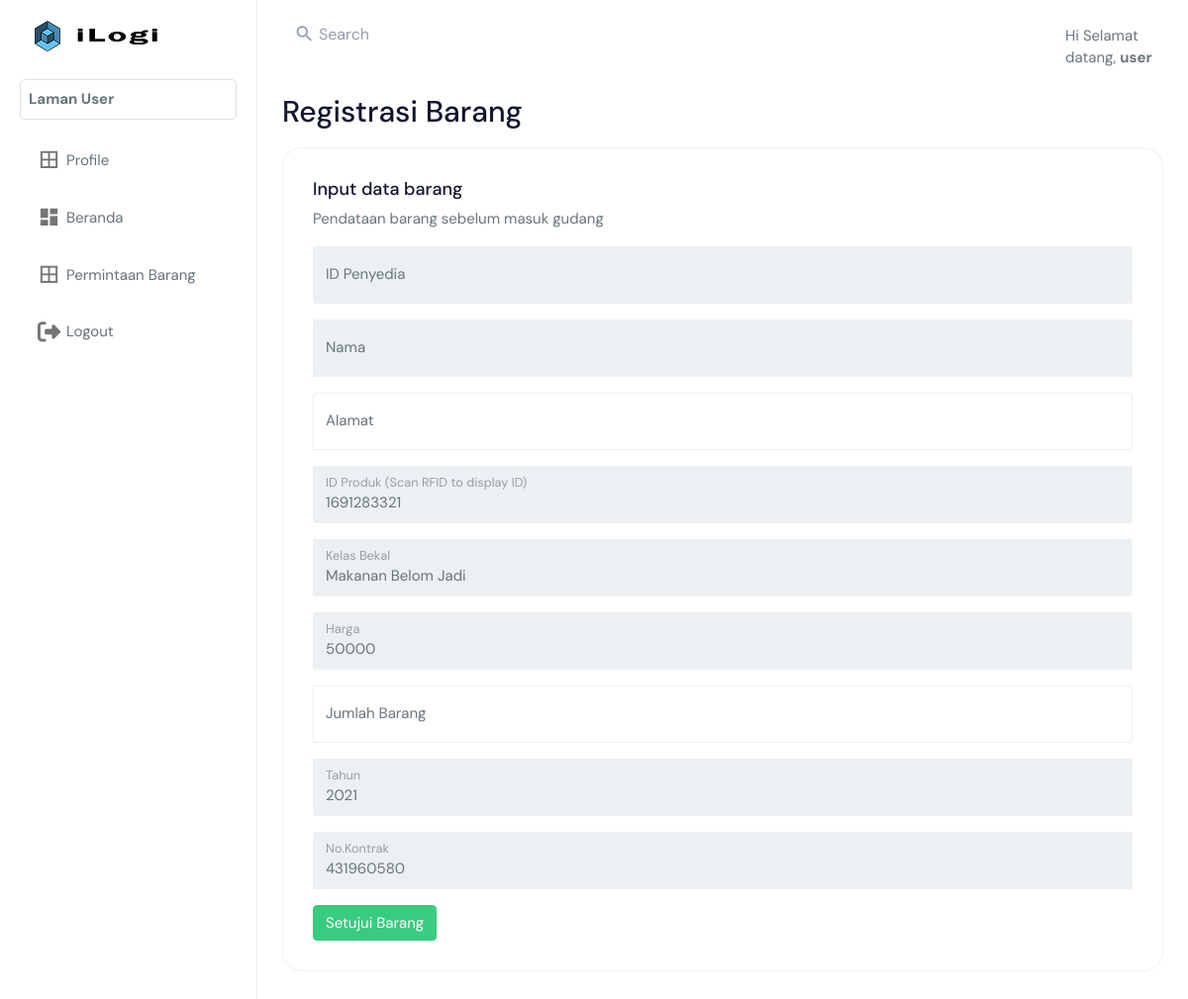
The page /index.php?page=user/requestbarang.php&id=1691283321 (signed in) on the database its author committed.
### tables this page shows
CREATE TABLE `barang` (
  `id_barang` varchar(11) NOT NULL,
  `id_penyedia` int(11) NOT NULL,
  `nama_gudang` varchar(250) NOT NULL,
  `kelas_bekal` varchar(250) NOT NULL,
  `harga_bekal` int(11) NOT NULL,
  `jumlah_bekal` int(11) NOT NULL,
  `tahun_produksi` int(11) NOT NULL,
  `no_kontrak` int(11) NOT NULL,
  `status_barang` bit(1) NOT NULL,
  `status` bit(1) NOT NULL,
  `created_at` timestamp NOT NULL DEFAULT current_timestamp(),
  `updated_at` timestamp NOT NULL DEFAULT current_timestamp() ON UPDATE current_timestamp()
);

### user/requestbarang.php (the view, shortened to what this page needs)
<?php
    include 'database.php';
    $id_barang = isset($_GET['id']) ? $_GET['id'] : false;
    $produk = mysqli_query($koneksi, "SELECT * FROM barang LEFT JOIN penyedia_barang ON penyedia_barang.id_penyedia = barang.id_penyedia WHERE id_barang = $id_barang");
	$p = mysqli_fetch_object($produk);
?>
<body>
    <div class="page-wrapper">
        <div class="container-fluid">
            <div class="row">
                <div class="col-12">
                    <h1 text-align="center" style="margin:2% 0% 2% 0%">Registrasi Barang</h1>
                    <div class="card">
                        <div class="card-body">
                            <h4>Input data barang</h4>
                            <p>Pendataan barang sebelum masuk gudang</p>
                                <form class="" action="" method="POST">
                                <div class="form-floating mb-3">
										<input name="id_penyedia" class="form-control" id="id_penyedia" placeholder=" " value="<?php echo $p->id_penyedia ?>" required readonly>
										<label for="id_penyedia">ID Penyedia</label>
									</div>
                                    <div class="form-floating mb-3">
										<input type="text" name="nama_penyedia" class="form-control" id="nama_penyedia" placeholder=" " value="<?php echo $p->nama_penyedia ?>" required readonly>
										<label for="nama_penyedia">Nama</label>
									</div>
                                    <div class="form-floating mb-3">
										<input name="alamat_user" class="form-control" id="alamat_user" placeholder=" " required>
										<label for="alamat_user">Alamat</label>
									</div>
                                    <div class="form-floating mb-3">
                                        <input name="id_barang" class="form-control" id="getUID" placeholder=" " value ="<?php echo $p->id_barang ?>" required readonly>
                                        <label for="getUID">ID Produk (Scan RFID to display ID)</label>
                                    </div>
                                    <div class="form-floating mb-3">
                                        <input name="kelas_bekal" class="form-control" id="getUID" placeholder=" " value ="<?php echo $p->kelas_bekal ?>" required readonly>
                                        <label for="getUID">Kelas Bekal</label>
                                    </div>
                                    <div class="form-floating mb-3">
                                        <input type="number" name="harga_bekal" class="form-control" id="floatingInput" placeholder=" " required value ="<?php echo $p->harga_bekal ?>" readonly>
                                        <label for="floatingInput">Harga</label>
                                    </div>
                                    <div class="form-floating mb-3">
                                        <input type="number" name="jumlah_bekal" class="form-control" id="floatingInput" placeholder=" Masukkan Jumlah Barang " required min="1" max="<?php echo $p->jumlah_bekal ?>">
                                        <label for="floatingInput">Jumlah Barang</label>
                                    </div>
                                    <div class="form-floating mb-3">
                                        <input type="number" name="tahun_produksi" class="form-control" id="floatingInput" placeholder=" " required value ="<?php echo $p->tahun_produksi ?>" readonly>
                                        <label for="floatingInput">Tahun</label>
                                    </div>
                                    <div class="form-floating mb-3">
                                        <input type="number" name="no_kontrak" class="form-control" id="floatingInput" placeholder=" " required value ="<?php echo $p->no_kontrak ?>" readonly>
                                        <label for="floatingInput">No.Kontrak</label>
                                    </div>
                                    <input type="submit" name="submit" value="Setujui Barang" class="btn btn-success">
                                </form>
                        </div>
                    </div>
                </div>
            </div>
        </div>
    </div>
</body>
</html>

### rows shown on the page
barang: id_barang "1691283321", kelas_bekal "Makanan Belom Jadi", harga_bekal "50000", tahun_produksi "2021", no_kontrak "431960580"

### other values the page prints
$nama_user "user"
$role "User"
